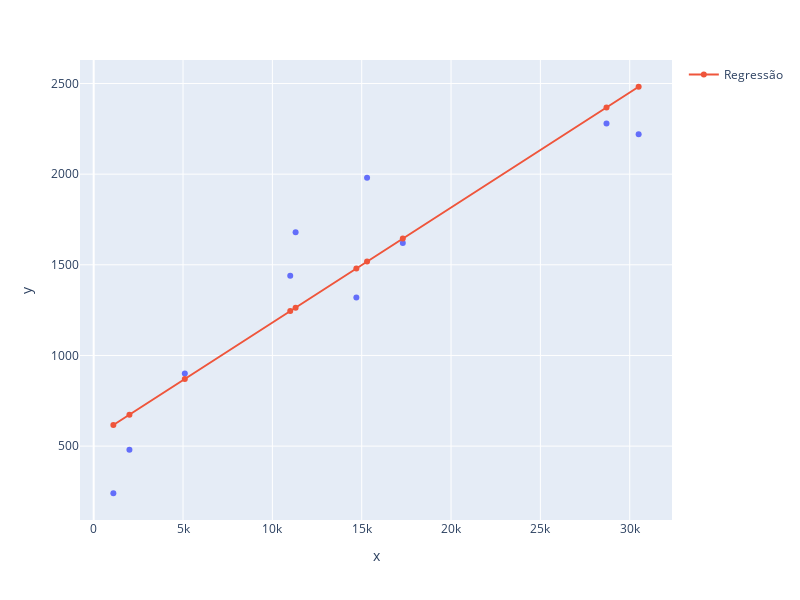

Notebook code for this chart:
### Markdown cell above
<h4><b>Algumas análises</b></h4>
<ul>
    <li>Observando o terceiro item do array de previsões, o valor predito foi 616.4792 enquanto o valor real é 240;</li>
    <li>A previsão mais próxima foi 1644.435 enquanto valor real é 1620;</li>
    <li>As predições tomam forma de reta porque estamos aplicando a equação da reta.</li>
</ul>

### Code cell
graphic = px.scatter(x=X.ravel(), y=y, width=800, height=600)
graphic.add_scatter(x=X.ravel(), y=predictors, name='Regressão')
graphic.show()

### Figure 1 — Plotly figure (JSON) as saved in the notebook; plotly's stock layout.template omitted (floating-point values rounded to 4 significant figures)
{"data": [{"hovertemplate": "x=%{x}<br>y=%{y}<extra></extra>", "legendgroup": "", "marker": {"color": "#636efa", "symbol": "circle"}, "mode": "markers", "name": "", "orientation": "v", "showlegend": false, "type": "scatter", "x": [5100, 17300, 11300, 1100, 2000, 14700, 28700, 15300, 11000, 30500], "xaxis": "x", "y": [900, 1620, 1680, 240, 480, 1320, 2280, 1980, 1440, 2220], "yaxis": "y"}, {"name": "Regressão", "type": "scatter", "x": [5100, 17300, 11300, 1100, 2000, 14700, 28700, 15300, 11000, 30500], "y": [870.3, 1644.0, 1264.0, 616.5, 673.6, 1479.0, 2368.0, 1518.0, 1245.0, 2482.0]}], "layout": {"height": 600, "legend": {"tracegroupgap": 0}, "margin": {"t": 60}, "width": 800, "xaxis": {"anchor": "y", "autorange": true, "domain": [0, 1], "range": [-766.1, 32370.0], "title": {"text": "x"}, "type": "linear"}, "yaxis": {"anchor": "x", "autorange": true, "domain": [0, 1], "range": [92.46, 2630.0], "title": {"text": "y"}, "type": "linear"}}}
